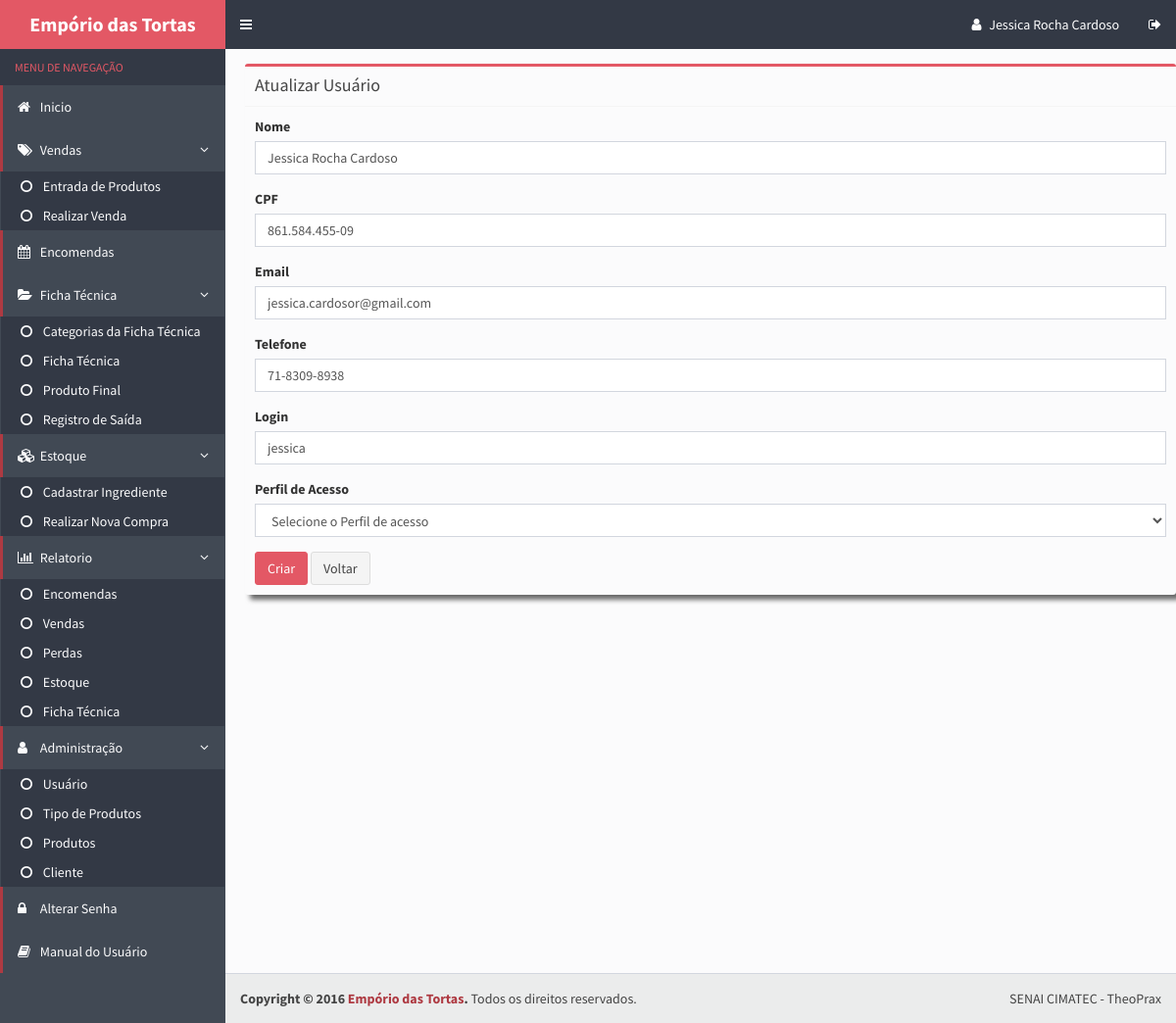
The app's page /forms/Atualizar_usuario.php?id=23 (signed in), older data.
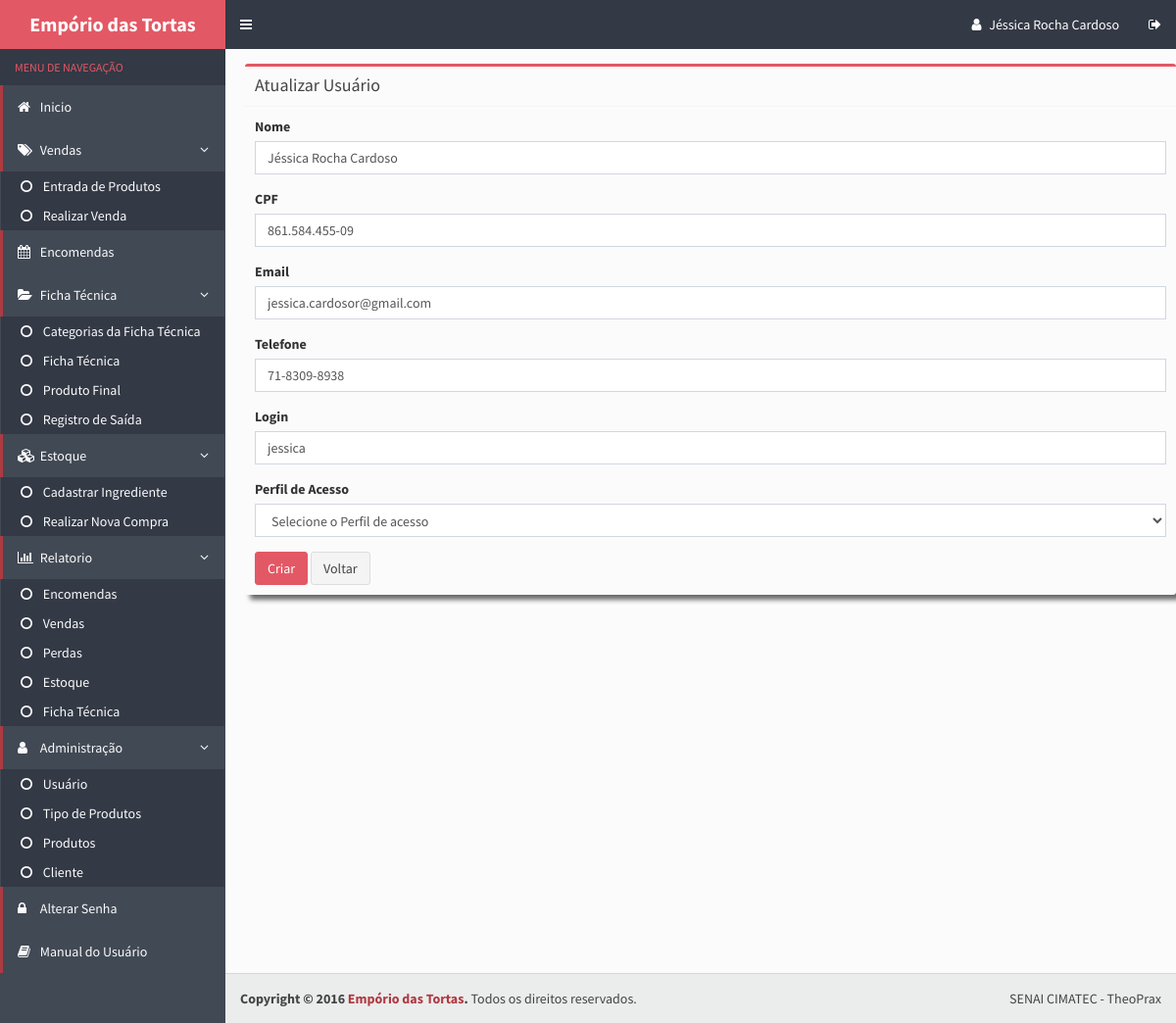
The same page, newer data.
### tables this page shows
CREATE TABLE IF NOT EXISTS `usuarios` (
  `cod_usuario` int(11) NOT NULL AUTO_INCREMENT,
  `name` varchar(100) NOT NULL,
  `cpf` varchar(14) NOT NULL,
  `email` varchar(100) NOT NULL,
  `mobile` varchar(100) NOT NULL,
  `login` varchar(50) NOT NULL,
  `senha` varchar(32) NOT NULL,
  `acesso` varchar(30) NOT NULL,
  PRIMARY KEY (`cod_usuario`),
  UNIQUE KEY `cpf` (`cpf`,`login`),
  UNIQUE KEY `cpf_2` (`cpf`)
);

### forms/Atualizar_usuario.php (the view, shortened to what the changed rows need)
<?php
  $id = null;
  if ( !empty($_GET['id'])) {
    $id = $_REQUEST['id'];
  }
  if ( !empty($_POST)) {
    $nameError = null;
    $cpfError = null;
    $emailError = null;
    $telefoneError = null;
    $loginError = null;
    $acessoError = null;
    $name = $_POST['name'];
    $cpf = $_POST['cpf'];
    $email = $_POST['email'];
    $telefone = $_POST['telefone'];
    $login = $_POST['login'];
    $acesso = $_POST['acesso'];
    $valid = true;
    if (empty($name)) {
      $nameError = 'Please enter Name';
      $valid = false;
    }
    if (empty($cpf)) {
      $cpfError = 'Por favor digite um cpf';
      $valid = false;
    }
    if (empty($email)) {
      $emailError = 'Por favor digite um email';
      $valid = false;
    } else if ( !filter_var($email,FILTER_VALIDATE_EMAIL) ) {
      $emailError = 'Por favor digite um email válido';
      $valid = false;
    }
    if (empty($telefone)) {
      $telefoneError = 'Por favor digite um telefone';
      $valid = false;
    }
    if (empty($login)) {
      $loginError = 'Por favor digite um login';
      $valid = false;
    }
    if (empty($acesso)) {
      $acessoError = 'Por favor escolha um perfil para o usuário';
      $valid = false;
    }
    if ($valid) {
      $pdo = Database::connect();
      $pdo->setAttribute(PDO::ATTR_ERRMODE, PDO::ERRMODE_EXCEPTION);
      $sql = "UPDATE usuarios set name = ?, cpf = ?, email = ?, mobile = ?, login = ?, acesso = ? WHERE cod_usuario = ?";
      $q = $pdo->prepare($sql);
      $q->execute(array($name,$cpf,$email,$telefone,$login,$acesso,$id));
      Database::disconnect();
      header("Location: ../usuario.php");
    }
  } else{
    $pdo = Database::connect();
    $pdo->setAttribute(PDO::ATTR_ERRMODE, PDO::ERRMODE_EXCEPTION);
    $sql = "SELECT * FROM usuarios where cod_usuario = ?";
    $q = $pdo->prepare($sql);
    $q->execute(array($id));
    $data = $q->fetch(PDO::FETCH_ASSOC);
    $name = $data['name'];
    $cpf = $data['cpf'];
    $email = $data['email'];
    $login = $data['login'];
    }
?>
<!DOCTYPE html>
<html>
  <head>
    <link rel="stylesheet" href="../bootstrap/css/bootstrap.css">
    <link rel="stylesheet" href="https://maxcdn.bootstrapcdn.com/font-awesome/4.4.0/css/font-awesome.min.css">
    <link rel="stylesheet" href="https://code.ionicframework.com/ionicons/2.0.1/css/ionicons.min.css">
    <link rel="stylesheet" href="../dist/css/AdminLTE.css">
    <link rel="stylesheet" href="../dist/css/skins/skin-blue.css">
  </head>
  <body class="hold-transition skin-blue sidebar-mini">
    <div class="wrapper">
      <?php include_once("includes/header.php") ?>
      <?php include_once("includes/menu.php") ?>
      <div class="content-wrapper">
        <section class="content">
          <div class="row">
              <div class="box box-warning">
                <div class="form">
                  <div class="box-body">
                    <form action="Atualizar_usuario.php?id=<?php echo $id?>" method="post">
                       <div class="form-group">
                      <label>Nome</label>
                      <input type="text" class="form-control" name="name" required="required" value="<?php echo !empty($name)?$name:'';?>">
                    </div>
                    <div class="form-group">
                      <label>CPF</label>
                      <input type="text" class="form-control" name="cpf" id="cpf" onblur="javascript: validarCPF(this.value);" onkeypress="javascript: mascara(this, cpf_mask);"  maxlength="14" value="<?php echo !empty($cpf)?$cpf:'';?>">
                    </div>
                    <div class="form-group">
                      <label>Email</label>
                      <input type="text" class="form-control" name="email" required="required"  value="<?php echo !empty($email)?$email:'';?>">
                    </div>
                    <div class="form-group">
                      <label>Telefone</label>
                      <input type="tel" class="form-control" name="telefone" maxlength="13" OnKeyPress="formatar('## #####-####', this)" placeholder="Telefone" value="<?php echo $data['mobile'];?>">
                    </div>
                    <div class="form-group">
                      <label>Login</label>
                      <input type="text" class="form-control" name="login" required="required" value="<?php echo !empty($login)?$login:'';?>">
                    </div>
                    </form>
                  </div>
                </div>
              </div>
            </div>
        </section>
      </div>
  </body>
</html>

### forms/includes/header.php (shortened to what the changed rows need)
<header class="main-header">
        <nav class="navbar navbar-static-top" role="navigation">
          <div class="navbar-custom-menu">
            <ul class="nav navbar-nav">
              <li class="dropdown user user-menu">
                <a href="../inicio.php">
                <i class="fa fa-user"></i>
                  <span class="hidden-xs"><?php echo $_SESSION['UsuarioNome']; ?></span>
                </a>
              </li>
            </ul>
          </div>
        </nav>
      </header>

Row changes from the older to the newer data that the page shows:
changed usuarios "jessica.cardosor@gmail.com": name "Jessica Rocha Cardoso" → "Jéssica Rocha Cardoso"
Text that changed along with them:
$_SESSION['UsuarioNome']: "Jessica Rocha Cardoso" → "Jéssica Rocha Cardoso"
